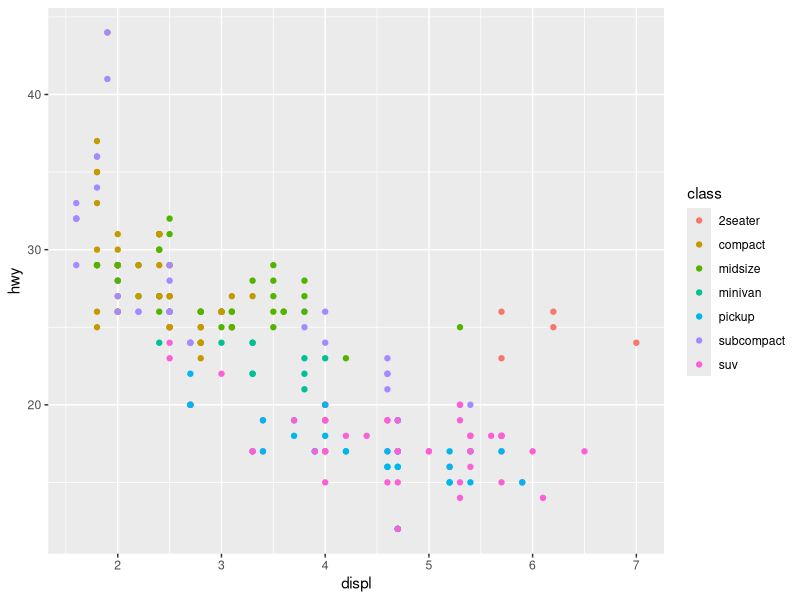
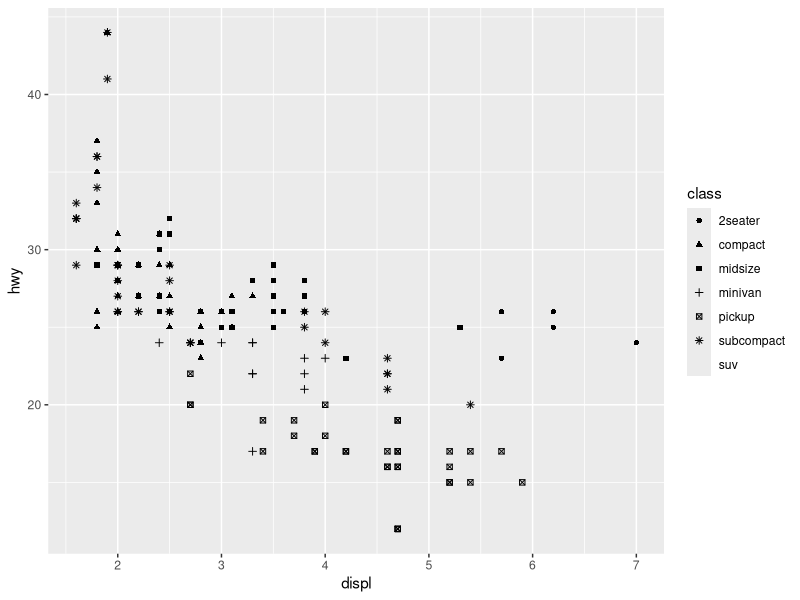
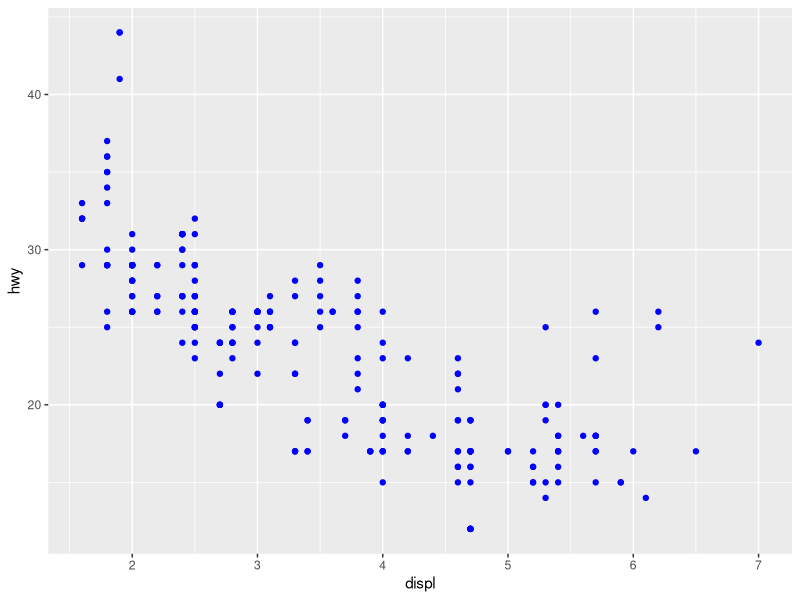
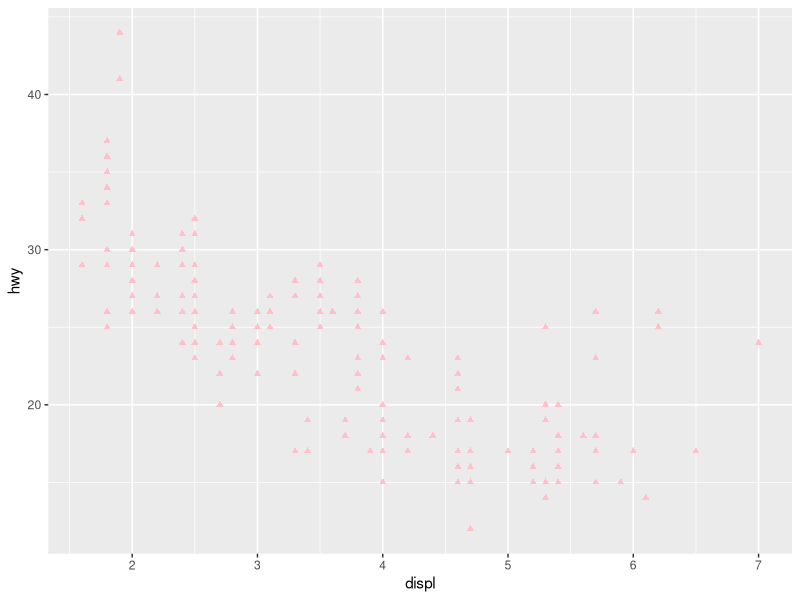
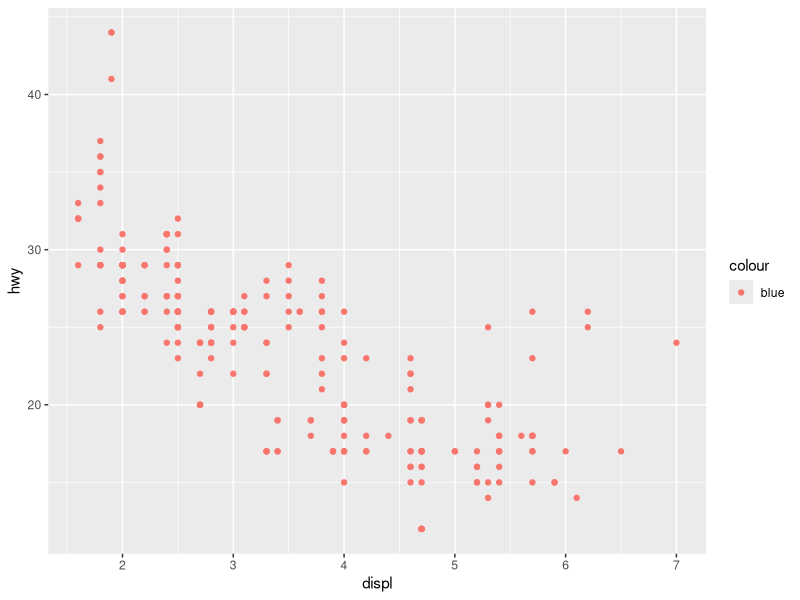
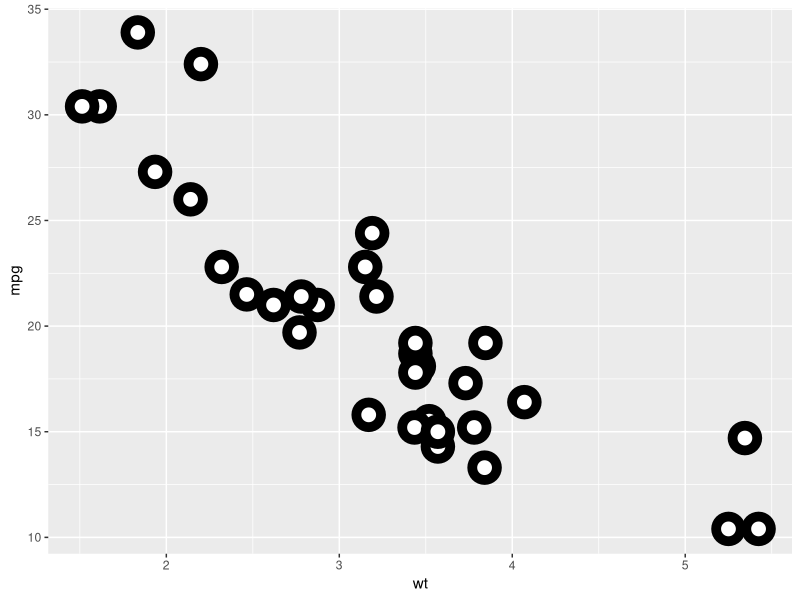
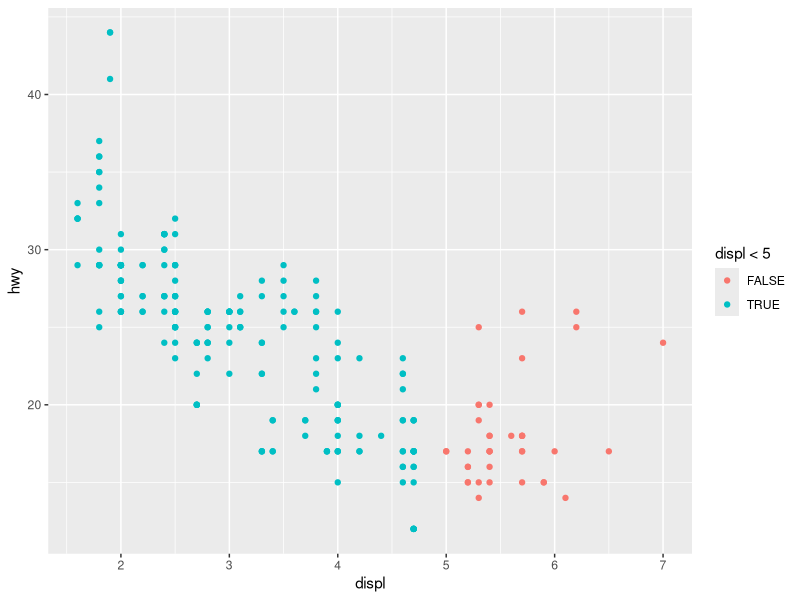
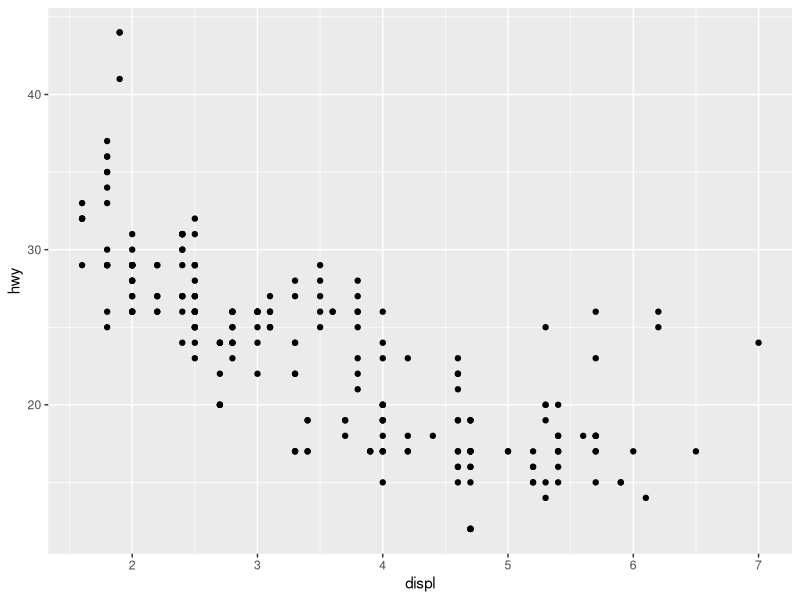

Write the R code that produced these figures, in order.
#LAYERS
library(tidyverse)


# AESTHETIC MAPPING -------------------------------------------------------
mpg

#Left
ggplot(mpg, aes(x = displ, y = hwy, color = class)) +
  geom_point()

#Right
ggplot(mpg, aes(x = displ, y = hwy, shape = class))+
  geom_point()

#Since ggplot2 will only use six shapes at a time, by default, 
#additional groups will go unplotted when you use the shape aesthetic.

# Mapping an unordered discrete (categorical) variable (class) to an ordered
# aesthetic (size or alpha) is generally not a good idea because it implies a
# ranking that does not in fact exist.

# You can also set the visual properties of your geom manually as an argument 
# of your geom function (outside of aes())

ggplot(mpg, aes(x = displ, y = hwy))+
  geom_point(color = "blue") #make all points blue


# EXERCISE ----------------------------------------------------------------

ggplot(mpg, aes(x = displ, y = hwy)) +
  geom_point(
    color = "pink",
    shape = "triangle"
  )

ggplot(mpg) + 
  geom_point(aes(x = displ, y = hwy, color = "blue"))

library(ggplot2)

# Create a scatter plot with shape 21 (filled circle) and stroke aesthetic
ggplot(mtcars, aes(wt, mpg)) +
  geom_point(shape = 21, colour = "black", fill = "white", size = 5, stroke = 5)

ggplot(mpg) +
  geom_point(aes(x = displ, y = hwy, color = displ < 5))



# GEOMETRIC OBJECTS -------------------------------------------------------

#plotting the same variables on different plots
ggplot(mpg, aes(x = displ, y = hwy)) +
  geom_point()

ggplot(mpg, aes(x = displ, y = hwy)) +
  geom_smooth()


# you can change linetype for specific variables, this wont work with shape
ggplot(mpg, aes(x = displ, y = hwy, linetype = drv)) + #changing linetype to shape will be ignored
  geom_smooth()

#overlaying lines on data and using color
ggplot(mpg, aes(x = displ, y = hwy, color = drv)) +
  geom_point() +
  geom_smooth(aes(linetype = drv))

#you can set the group aesthetic to a categorical variable to draw multiple objects.
ggplot(mpg, aes(x = displ, y = hwy)) +
  geom_smooth(aes(group = drv))

ggplot(mpg, aes(x = displ, y = hwy)) +
  geom_smooth(aes(color = drv), show.legend = FALSE)

# placing mappings in a geom function, ggplot2 will treat them as local mappings for the layer only
ggplot(mpg, aes(x = displ, y = hwy)) +
  geom_point(aes(color = class)) +
  geom_smooth()


# You can use the same idea to specify different data for each layer.
ggplot(mpg, aes(x= displ, y = hwy)) +
  geom_point()+
  geom_point(
    data = mpg |> filter(class == "2seater"),
    color = "red"
  ) +
  geom_point(
    data = mpg |> filter(class == "2seater"),
    shape = "circle open", size = 3, color = "red"
  )

# Geoms are the fundamental building blocks of ggplot2. You can completely transform 
# the look of your plot by changing its geom, and different geoms can reveal different 
# features of your data. For example, the histogram and density plot below reveal that
# the distribution of highway mileage is bimodal and right skewed while the boxplot 
# reveals two potential outliers.

# Left
ggplot(mpg, aes(x = hwy)) +
  geom_histogram(binwidth = 2)

# Middle
ggplot(mpg, aes(x = hwy)) +
  geom_density()

# Right
ggplot(mpg, aes(x = hwy)) +
  geom_boxplot()



# EXERCISE 2 --------------------------------------------------------------

ggplot(mpg, aes(x = displ, y = hwy)) +
  geom_point() +
  geom_smooth(se = FALSE)

ggplot(mpg, aes(x = displ, y = hwy)) +
  geom_point() +
  geom_smooth(aes(group = drv), se = FALSE)

ggplot(mpg, aes(x = displ, y = hwy, color = drv)) +
  geom_point() +
  geom_smooth(se = FALSE)

ggplot(mpg, aes(x = displ, y = hwy)) +
  geom_point(aes(color = drv)) +
  geom_smooth(se = FALSE)

ggplot(mpg, aes(x = displ, y = hwy)) +
  geom_point(aes(color = drv)) +
  geom_smooth(aes(linetype = drv),se = FALSE)

ggplot(mpg, aes(x = displ, y = hwy)) +
  geom_point(size = 3, color = "white") +
  geom_point(aes(color = drv))



# FACETS ------------------------------------------------------------------

 #facet_wrap splits plot into subplots that each display 
# one subset of the data based on a categorical variable.

ggplot(mpg, aes(x = displ, y = hwy)) +
  geom_point() +
  facet_wrap(~cyl)

# To facet your plot with the combination of two variables, 
# switch from facet_wrap() to facet_grid(). The first argument of facet_grid() 
# is also a formula, but now it’s a double sided formula: rows ~ cols.

ggplot(mpg, aes(x = displ, y = hwy)) +
  geom_point() +
  facet_grid(drv ~ cyl)

# By default each of the facets share the same scale and range for x and y axes. 
# This is useful when you want to compare data across facets but it can be 
# limiting when you want to visualize the relationship within each facet better. 
# Setting the scales argument in a faceting function to "free" will allow for 
# different axis scales across both rows and columns, "free_x" will allow for 
# different scales across rows, and "free_y" will allow for different scales 
# across columns.

ggplot(mpg, aes(x = displ, y = hwy)) +
  geom_point() +
  facet_grid(drv ~ cyl, scales = "free_y")


# EXERCISE 3 --------------------------------------------------------------


ggplot(mpg) + 
  geom_point(aes(x = displ, y = hwy)) +
  facet_grid(drv ~ .)

ggplot(mpg) + 
  geom_point(aes(x = displ, y = hwy)) +
  facet_grid(. ~ cyl)

ggplot(mpg) + 
  geom_point(aes(x = displ, y = hwy)) + 
  facet_wrap(~ class, nrow = 2)

#Which of the following makes it easier to compare engine sizes
ggplot(mpg, aes(x = displ)) + 
  geom_histogram() + 
  facet_grid(drv ~ .)

ggplot(mpg, aes(x = displ)) + 
  geom_histogram() +
  facet_grid(. ~ drv)

#recreat using facet wrap
ggplot(mpg) + 
  geom_point(aes(x = displ, y = hwy)) +
  facet_grid(drv ~ .)

ggplot(mpg) + 
  geom_point(aes(x = displ, y = hwy)) +
  facet_wrap(~ drv)


# STATISTICAL TRANSFORMATIONS ---------------------------------------------

#Chart shows more diamonds available with high quality cut than with low

ggplot(diamonds, aes(x = cut)) +
  geom_bar()

# On the x-axis, the chart displays cut, a variable from diamonds. On the y-axis, 
# it displays count, but count is not a variable in diamonds! Where does count 
# come from? Many graphs, like scatterplots, plot the raw values of your dataset. 
# Other graphs, like bar charts, calculate new values to plot:
  
# Bar charts, histograms, and frequency polygons bin your data and then plot bin 
# counts, the number of points that fall in each bin.
# 
# Smoothers fit a model to your data and then plot predictions from the model.
# 
# Boxplots compute the five-number summary of the distribution and then display 
# that summary as a specially formatted box.
# 
# The algorithm used to calculate new values for a graph is called a stat, short 
# for statistical transformation

#Every geom has a default stat as every stat has a geom. there are 3 reasons to
#use a stat explicitily

#1 overide default stat. i.e here we change stat from count to identity to map height
# of bars to raw values

diamonds |> 
  count(cut) |> 
  ggplot(aes(x = cut, y = n)) +
  geom_bar(stat = "identity")

#2. To override the default mapping from transformed variables to aesthetics i.e display
# bar chart of proportions rather than counts

ggplot(diamonds, aes(x = cut, y = after_stat(prop), group = 1)) + 
  geom_bar()

#3 draw greater attention to statistical transformation in code i.e use stat_summary
# to summarise y values for each unique x value

ggplot(diamonds) +
  stat_summary(
    aes(x = cut, y = depth),
    fun.min = min,
    fun.max = max,
    fun = median
  )
